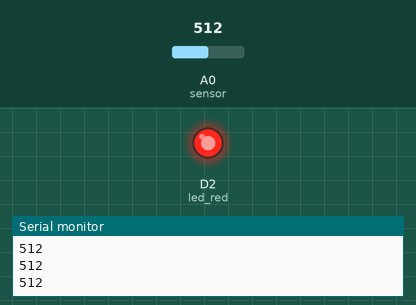
The sketch below on a simulated ESP8266 (NodeMCU). Shown: output pins drawn as LEDs (lit = HIGH), the last lines printed to the serial monitor. The inputs (shaded band) are chosen by the test bench; at power-on: A0 (sensor) = 512.

Above: at 1.2 s.
1.3 s: A0 (sensor) set to 982
2.8 s: A0 (sensor) set to 1017
At 4.0 s:
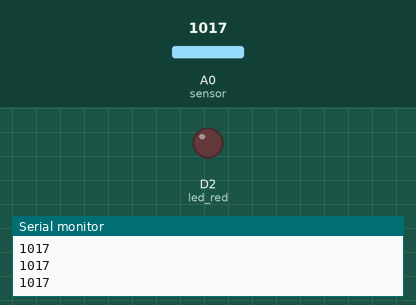
4.3 s: A0 (sensor) set to 990
At 5.2 s:
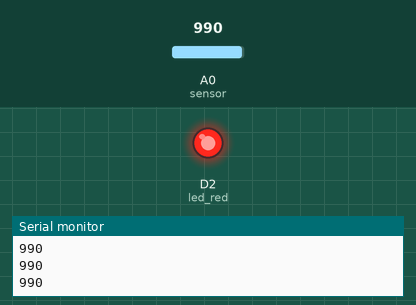
5.8 s: A0 (sensor) set to 1010
At 6.5 s:
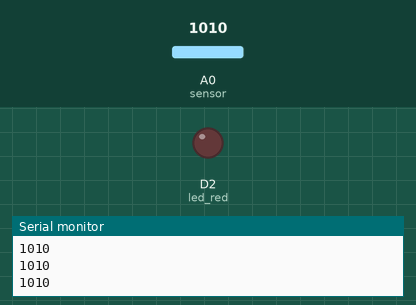
Timing chart, 0 to 8.3 s (numbered marks = the images above; inputs shaded):
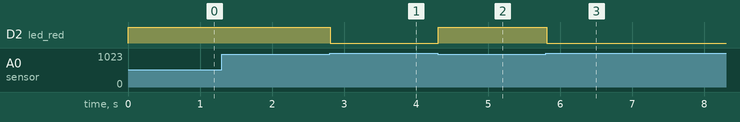

The sketch:

01._variable_resistance_led_control.ino
```cpp
/******************************************************************************************
 * FileName     : 01._variable_resistance_led_control
 * Description  : 가변저항 값에 따라 LED 켰다 꺼 보기
 * Author       : 오경석
 * Created Date : 2023.10.25
 * Reference    :
 * Modified     : 2024.03.25 : PEJ : 코드 수정, 딜레이 추가
******************************************************************************************/


// global variable
int sensor = A0;                                     // 가변저항 핀 지정

int led_red = D2;                                    // 빨강 LED 핀 지정


// setup
void setup() {
  pinMode(led_red, OUTPUT);                          // 빨강 LED를 출력 모드로 설정

  Serial.begin(115200);                              // 시리얼 통신 설정
}


// main loop
void loop() {
  int sensor_result = analogRead(sensor);            // 가변저항 값 저장

  Serial.println(sensor_result);                     // 시리얼 모니터에 가변저항 값 출력

  if(sensor_result < 1000) {                         // 가변저항의 값이 1000 보다 작으면
    digitalWrite(led_red, HIGH);                     // 빨강 LED 켜기
  }
  else {
    digitalWrite(led_red, LOW);                      // 빨강 LED 끄기
  }

  delay(100);                                        // 0.1초 기다리기
}

//==========================================================================================
//
// (주)한국공학기술연구원 http://et.ketri.re.kr
//
//==========================================================================================
```

Measured:
- the behaviour switches between 999 and 1000 on A0 (sensor) (found by bisection; images 0 and 1)
- after the input at 2.8 s, D2 (led_red): HIGH → LOW at once
- after the input at 4.3 s, D2 (led_red): LOW → HIGH at once
- after the input at 5.8 s, D2 (led_red): HIGH → LOW at once
